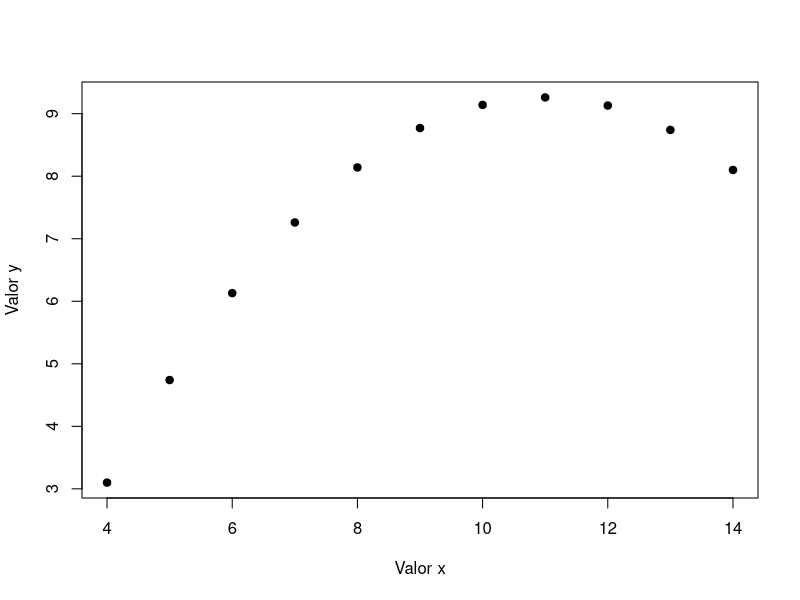

Here is the R script that generated this plot:
# Conjunto de datos para correlacion
# Alejandra Janeth Nuñez Treviño
# 26/09/2023

# Crear la base de datos

x <- c(10.0,8.0,13.0,9.0,11.0,14.0,6.0,4.0,12.0,7.0,5.0)
y <- c(9.14,8.14,8.74,8.77,9.26,8.10,6.13,3.10,9.13,7.26,4.74)

# Crear un data.frame con las variables x and y

d2 <- data.frame(x,y)
d2 

#Estadisticas descriptivas 

mean(d2$x); var(d2$x)
mean(d2$y); var(d2$y)
# x
# mean: 9
# var:  11
# y
# mean: 7.500909
# var:  4.127629

# Aplicar correlacion 

cor.test(d2$x, d2$y)
# Cor: 0.8162365

# Cuarteto de ANSCOMBE 

# Grafica 

plot(d2$x, d2$y,
     pch= 19,
     xlab = "Valor x",
     ylab = "Valor y")









